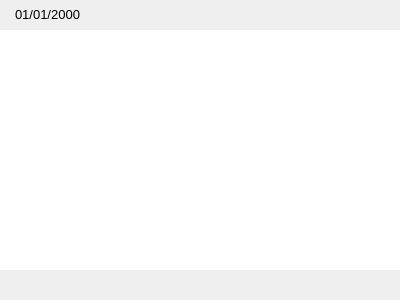
<?xml version="1.0" encoding="UTF-8"?>
<ui version="4.0">
 <class>Note</class>
 <widget class="QDialog" name="Note">
  <property name="geometry">
   <rect>
    <x>0</x>
    <y>0</y>
    <width>400</width>
    <height>300</height>
   </rect>
  </property>
  <property name="mouseTracking">
   <bool>true</bool>
  </property>
  <property name="windowTitle">
   <string>Dialog</string>
  </property>
  <property name="autoFillBackground">
   <bool>false</bool>
  </property>
  <property name="styleSheet">
   <string notr="true"/>
  </property>
  <property name="sizeGripEnabled">
   <bool>false</bool>
  </property>
  <layout class="QVBoxLayout" name="verticalLayout_2">
   <property name="spacing">
    <number>0</number>
   </property>
   <property name="leftMargin">
    <number>0</number>
   </property>
   <property name="topMargin">
    <number>0</number>
   </property>
   <property name="rightMargin">
    <number>0</number>
   </property>
   <property name="bottomMargin">
    <number>0</number>
   </property>
   <item>
    <layout class="QVBoxLayout" name="verticalLayout">
     <item>
      <layout class="QGridLayout" name="menuLayout">
       <item row="0" column="1">
        <widget class="QDateEdit" name="dateEdit">
         <property name="font">
          <font>
           <pointsize>10</pointsize>
          </font>
         </property>
         <property name="cursor">
          <cursorShape>ArrowCursor</cursorShape>
         </property>
         <property name="toolTip">
          <string>&lt;html&gt;&lt;head/&gt;&lt;body&gt;&lt;p&gt;This is a date of note creation&lt;/p&gt;&lt;/body&gt;&lt;/html&gt;</string>
         </property>
         <property name="styleSheet">
          <string notr="true">QDateEdit
{
	background:transparent;
	border:none;
	border-radius:10px;
}
</string>
         </property>
         <property name="readOnly">
          <bool>true</bool>
         </property>
         <property name="buttonSymbols">
          <enum>QAbstractSpinBox::NoButtons</enum>
         </property>
         <property name="displayFormat">
          <string>dd/MM/yyyy</string>
         </property>
        </widget>
       </item>
       <item row="0" column="2">
        <spacer name="horizontalSpacer">
         <property name="orientation">
          <enum>Qt::Horizontal</enum>
         </property>
         <property name="sizeHint" stdset="0">
          <size>
           <width>40</width>
           <height>30</height>
          </size>
         </property>
        </spacer>
       </item>
       <item row="0" column="3">
        <widget class="QPushButton" name="categoryButton">
         <property name="enabled">
          <bool>true</bool>
         </property>
         <property name="sizePolicy">
          <sizepolicy hsizetype="Minimum" vsizetype="Minimum">
           <horstretch>0</horstretch>
           <verstretch>0</verstretch>
          </sizepolicy>
         </property>
         <property name="minimumSize">
          <size>
           <width>30</width>
           <height>30</height>
          </size>
         </property>
         <property name="maximumSize">
          <size>
           <width>30</width>
           <height>16777215</height>
          </size>
         </property>
         <property name="styleSheet">
          <string notr="true">QPushButton
{
        border: none;
		border-radius:10px;
}

QPushButton:hover
{
        background-color:#E2E1E0;
}

QPushButton:checked
{
        background-color: #D4D3D2;
}</string>
         </property>
         <property name="text">
          <string/>
         </property>
        </widget>
       </item>
       <item row="0" column="5">
        <widget class="QPushButton" name="closeButton">
         <property name="sizePolicy">
          <sizepolicy hsizetype="Minimum" vsizetype="Minimum">
           <horstretch>0</horstretch>
           <verstretch>0</verstretch>
          </sizepolicy>
         </property>
         <property name="minimumSize">
          <size>
           <width>30</width>
           <height>30</height>
          </size>
         </property>
         <property name="toolTip">
          <string>&lt;html&gt;&lt;head/&gt;&lt;body&gt;&lt;p&gt;Close&lt;/p&gt;&lt;/body&gt;&lt;/html&gt;</string>
         </property>
         <property name="styleSheet">
          <string notr="true">QPushButton
{
        border: none;
		border-radius:10;
}

QPushButton:hover
{
        background-color:#E81123
}

QPushButton:checked
{
        background-color: #E81123
}</string>
         </property>
         <property name="text">
          <string/>
         </property>
         <property name="icon">
          <iconset resource="IconRes.qrc">
           <normaloff>:/Window/Main/images/exit.png</normaloff>:/Window/Main/images/exit.png</iconset>
         </property>
        </widget>
       </item>
       <item row="0" column="6">
        <spacer name="horizontalSpacer_2">
         <property name="orientation">
          <enum>Qt::Horizontal</enum>
         </property>
         <property name="sizeType">
          <enum>QSizePolicy::Minimum</enum>
         </property>
         <property name="sizeHint" stdset="0">
          <size>
           <width>13</width>
           <height>30</height>
          </size>
         </property>
        </spacer>
       </item>
       <item row="0" column="4">
        <widget class="QPushButton" name="colorButton">
         <property name="sizePolicy">
          <sizepolicy hsizetype="Minimum" vsizetype="Minimum">
           <horstretch>0</horstretch>
           <verstretch>0</verstretch>
          </sizepolicy>
         </property>
         <property name="minimumSize">
          <size>
           <width>30</width>
           <height>30</height>
          </size>
         </property>
         <property name="toolTip">
          <string>&lt;html&gt;&lt;head/&gt;&lt;body&gt;&lt;p&gt;Change color&lt;/p&gt;&lt;/body&gt;&lt;/html&gt;</string>
         </property>
         <property name="styleSheet">
          <string notr="true">QPushButton
{
        border: none;
		border-radius:10px;
}

QPushButton:hover
{
        background-color:#E2E1E0;
}

QPushButton:checked
{
        background-color: #D4D3D2;
}</string>
         </property>
         <property name="text">
          <string/>
         </property>
         <property name="icon">
          <iconset resource="IconRes.qrc">
           <normaloff>:/Note/Buttons/images/palette.png</normaloff>:/Note/Buttons/images/palette.png</iconset>
         </property>
        </widget>
       </item>
       <item row="0" column="0">
        <spacer name="horizontalSpacer_3">
         <property name="orientation">
          <enum>Qt::Horizontal</enum>
         </property>
         <property name="sizeType">
          <enum>QSizePolicy::Minimum</enum>
         </property>
         <property name="sizeHint" stdset="0">
          <size>
           <width>13</width>
           <height>10</height>
          </size>
         </property>
        </spacer>
       </item>
      </layout>
     </item>
     <item>
      <widget class="QTextEdit" name="noteText">
       <property name="font">
        <font>
         <pointsize>12</pointsize>
        </font>
       </property>
       <property name="mouseTracking">
        <bool>true</bool>
       </property>
       <property name="autoFillBackground">
        <bool>true</bool>
       </property>
       <property name="styleSheet">
        <string notr="true">QScrollBar::vertical {              
        border: transparent;
	background-color:transparent;
	width: 10px;
        margin: 0px 0px 0px 0px;
}
QScrollBar::handle:vertical {
        background: rgb(46, 46, 46);
        min-height: 0px;
	border: 0px solid rgb(35,35,35);
	border-radius: 5;
}

QScrollBar::add-line:vertical {
     border: transparent;
     background: transparent;
     height: 0px;
	width:0px;
  
 }

 QScrollBar::sub-line:vertical {
      border: transparent;
     background: transparent;
     height: 0px;
	width:0px;
 }

</string>
       </property>
       <property name="frameShape">
        <enum>QFrame::NoFrame</enum>
       </property>
       <property name="cursorWidth">
        <number>2</number>
       </property>
      </widget>
     </item>
     <item>
      <layout class="QHBoxLayout" name="formatTextLayout">
       <property name="leftMargin">
        <number>0</number>
       </property>
       <property name="rightMargin">
        <number>0</number>
       </property>
       <property name="bottomMargin">
        <number>0</number>
       </property>
       <item>
        <widget class="QPushButton" name="boldButton">
         <property name="sizePolicy">
          <sizepolicy hsizetype="Minimum" vsizetype="Minimum">
           <horstretch>0</horstretch>
           <verstretch>0</verstretch>
          </sizepolicy>
         </property>
         <property name="minimumSize">
          <size>
           <width>0</width>
           <height>30</height>
          </size>
         </property>
         <property name="toolTip">
          <string>&lt;html&gt;&lt;head/&gt;&lt;body&gt;&lt;p&gt;Bold&lt;/p&gt;&lt;/body&gt;&lt;/html&gt;</string>
         </property>
         <property name="styleSheet">
          <string notr="true">QPushButton
{
        border: none;
		border-bottom-left-radius:20;
}

QPushButton:hover
{
        background-color:#E2E1E0;
}

QPushButton:checked
{
        background-color: #D4D3D2;
}</string>
         </property>
         <property name="text">
          <string/>
         </property>
         <property name="icon">
          <iconset resource="IconRes.qrc">
           <normaloff>:/Note/Buttons/images/bold.png</normaloff>:/Note/Buttons/images/bold.png</iconset>
         </property>
         <property name="checkable">
          <bool>true</bool>
         </property>
        </widget>
       </item>
       <item>
        <widget class="QPushButton" name="italicButton">
         <property name="sizePolicy">
          <sizepolicy hsizetype="Minimum" vsizetype="Minimum">
           <horstretch>0</horstretch>
           <verstretch>0</verstretch>
          </sizepolicy>
         </property>
         <property name="minimumSize">
          <size>
           <width>0</width>
           <height>30</height>
          </size>
         </property>
         <property name="toolTip">
          <string>&lt;html&gt;&lt;head/&gt;&lt;body&gt;&lt;p&gt;Italic&lt;/p&gt;&lt;/body&gt;&lt;/html&gt;</string>
         </property>
         <property name="styleSheet">
          <string notr="true">QPushButton
{
        border: none;
}

QPushButton:hover
{
        background-color:#E2E1E0;
}

QPushButton:checked
{
        background-color: #D4D3D2;
}</string>
         </property>
         <property name="text">
          <string/>
         </property>
         <property name="icon">
          <iconset resource="IconRes.qrc">
           <normaloff>:/Note/Buttons/images/italic.png</normaloff>:/Note/Buttons/images/italic.png</iconset>
         </property>
         <property name="checkable">
          <bool>true</bool>
         </property>
        </widget>
       </item>
       <item>
        <widget class="QPushButton" name="underlineButton">
         <property name="sizePolicy">
          <sizepolicy hsizetype="Minimum" vsizetype="Minimum">
           <horstretch>0</horstretch>
           <verstretch>0</verstretch>
          </sizepolicy>
         </property>
         <property name="minimumSize">
          <size>
           <width>0</width>
           <height>30</height>
          </size>
         </property>
         <property name="toolTip">
          <string>&lt;html&gt;&lt;head/&gt;&lt;body&gt;&lt;p&gt;Underline&lt;/p&gt;&lt;/body&gt;&lt;/html&gt;</string>
         </property>
         <property name="styleSheet">
          <string notr="true">QPushButton
{
        border: none;
}

QPushButton:hover
{
        background-color:#E2E1E0;
}

QPushButton:checked
{
        background-color: #D4D3D2;
}</string>
         </property>
         <property name="text">
          <string/>
         </property>
         <property name="icon">
          <iconset resource="IconRes.qrc">
           <normaloff>:/Note/Buttons/images/underline.png</normaloff>:/Note/Buttons/images/underline.png</iconset>
         </property>
         <property name="checkable">
          <bool>true</bool>
         </property>
        </widget>
       </item>
       <item>
        <widget class="QPushButton" name="listButton">
         <property name="sizePolicy">
          <sizepolicy hsizetype="Minimum" vsizetype="Minimum">
           <horstretch>0</horstretch>
           <verstretch>0</verstretch>
          </sizepolicy>
         </property>
         <property name="minimumSize">
          <size>
           <width>0</width>
           <height>30</height>
          </size>
         </property>
         <property name="toolTip">
          <string>&lt;html&gt;&lt;head/&gt;&lt;body&gt;&lt;p&gt;Bullet list&lt;/p&gt;&lt;/body&gt;&lt;/html&gt;</string>
         </property>
         <property name="styleSheet">
          <string notr="true">QPushButton
{
        border: none;
		border-bottom-right-radius:20;
	
}

QPushButton:hover
{
        background-color:#E2E1E0;
}

QPushButton:checked
{
        background-color: #D4D3D2;
}</string>
         </property>
         <property name="text">
          <string/>
         </property>
         <property name="icon">
          <iconset resource="IconRes.qrc">
           <normaloff>:/Note/Buttons/images/bullet-list.png</normaloff>:/Note/Buttons/images/bullet-list.png</iconset>
         </property>
         <property name="checkable">
          <bool>true</bool>
         </property>
        </widget>
       </item>
      </layout>
     </item>
    </layout>
   </item>
  </layout>
 </widget>
 <resources>
  <include location="IconRes.qrc"/>
 </resources>
 <connections/>
 <slots>
  <slot>moreButton_clicked()</slot>
  <slot>closeButton_clicked()</slot>
  <slot>boldButton_clicked()</slot>
  <slot>italicButton_clicked()</slot>
  <slot>underlineButton_clicked()</slot>
  <slot>listButton_clicked()</slot>
 </slots>
</ui>
